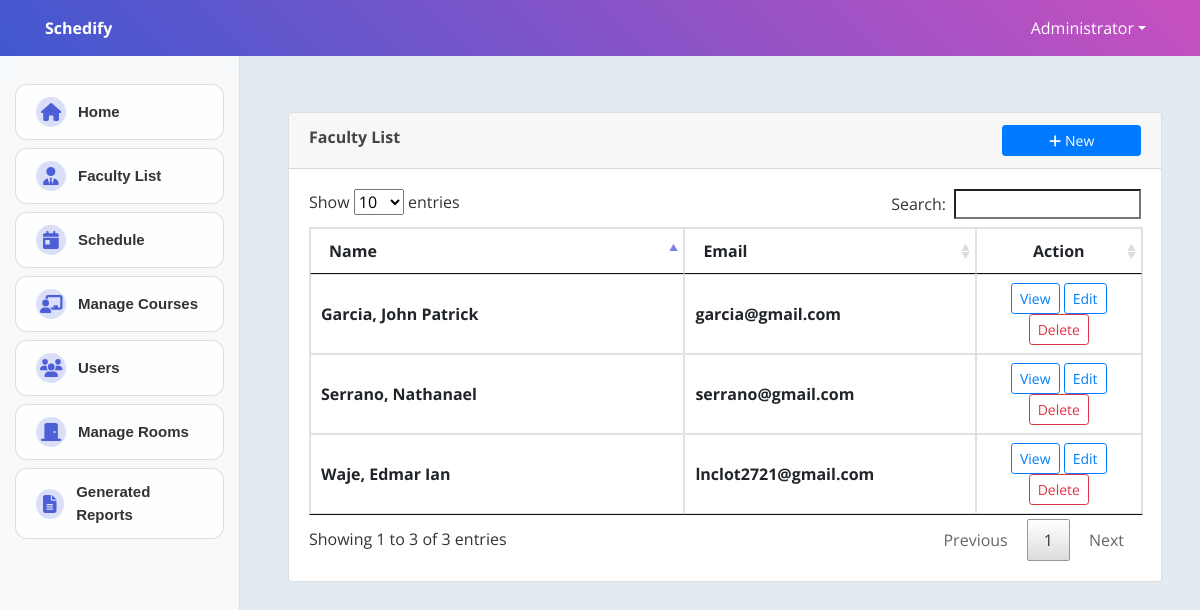
The page /index.php?page=faculty (signed in) on the database its author committed.
### tables this page shows
CREATE TABLE `faculty` (
  `id` int(30) NOT NULL,
  `id_no` varchar(100) NOT NULL,
  `firstname` varchar(100) NOT NULL,
  `middlename` varchar(100) NOT NULL,
  `lastname` varchar(100) NOT NULL,
  `full_name` varchar(255) DEFAULT NULL,
  `contact` varchar(100) NOT NULL,
  `gender` varchar(100) NOT NULL,
  `address` text NOT NULL,
  `email` varchar(200) NOT NULL
);

### faculty.php (the view, shortened to what this page needs)
<?php include('db_connect.php');?>
<div class="container-fluid">
	<div class="col-lg-12">
		<div class="row">
			<div class="col-md-12">
				<div class="card">
					<div class="card-header">
						<b>Faculty List</b>
						<span class="">
							<button class="btn btn-primary btn-block btn-sm col-sm-2 float-right" type="button" id="new_faculty">
					<i class="fa fa-plus"></i> New</button>
				</span>
					</div>
					<div class="card-body">
						<table class="table table-bordered table-condensed table-hover">
							<colgroup>
								<col width="45%">
								<col width="35%">
								<col width="20%">
							</colgroup>
							<thead>
								<tr>
									<th class="">Name</th>
									<th class="">Email</th>
									<th class="text-center">Action</th>
								</tr>
							</thead>
							<tbody>
								<?php
								$faculty =  $conn->query("SELECT *,concat(lastname,', ',firstname,' ',middlename) as name from faculty order by concat(lastname,', ',firstname,' ',middlename) asc");
								while($row=$faculty->fetch_assoc()):
								?>
								<tr>
									<td class="">
										 <p><b><?php echo ucwords($row['name']) ?></b></p>
									</td>
									<td class="">
										 <p><b><?php echo $row['email'] ?></b></p>
									</td>
									<td class="text-center">
										<button class="btn btn-sm btn-outline-primary view_faculty" type="button" data-id="<?php echo $row['id'] ?>" >View</button>
										<button class="btn btn-sm btn-outline-primary edit_faculty" type="button" data-id="<?php echo $row['id'] ?>" >Edit</button>
										<button class="btn btn-sm btn-outline-danger delete_faculty" type="button" data-id="<?php echo $row['id'] ?>">Delete</button>
									</td>
								</tr>
								<?php endwhile; ?>
							</tbody>
						</table>
					</div>
				</div>
			</div>
		</div>
	</div>
</div>

### assets/fullcalendar/main.css (style rules this page uses)
:root { --fc-daygrid-event-dot-width: 8px; }
:root { --fc-list-event-dot-width: 10px; --fc-list-event-hover-bg-color: #f5f5f5; }

### assets/css/style.css (style rules this page uses)
body { font-family: "Open Sans", sans-serif; color: #444444; width: 100%; height: calc(100%); }

### index.php (style rules this page uses)
body { background: #e3eaf0; }
.row { display: flex; flex-wrap: wrap; gap: 20px; }

### faculty.php (style rules this page uses)
td { vertical-align: middle !important; }
td p { margin: unset }

### rows shown on the page
faculty: name "Garcia, John Patrick", email "garcia@gmail.com"
faculty: name "Serrano, Nathanael", email "serrano@gmail.com"
faculty: name "Waje, Edmar Ian", email "lnclot2721@gmail.com"

### other values the page prints
$_SESSION['login_name'] "Administrator"
